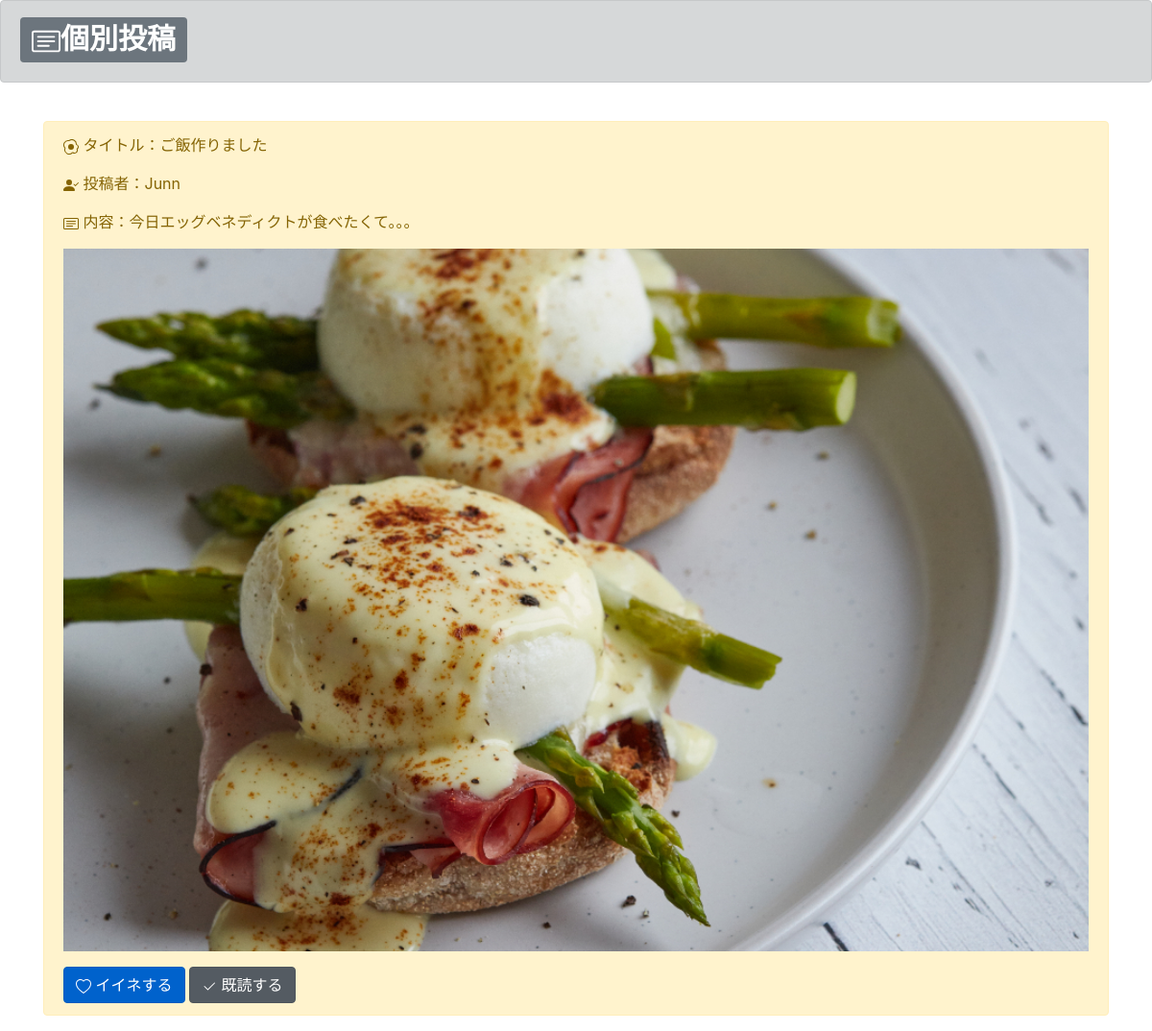
The app's page /detail/2 with its own data.
### boardapp/models.py (models this page shows, shortened)
class BoardModel(models.Model):
    title = models.CharField(max_length=100)
    content = models.TextField()
    author = models.CharField(max_length=100)
    images = models.ImageField(upload_to='')
    like = models.IntegerField(null=True, blank=True, default=0)
    read = models.IntegerField(null=True, blank=True, default=0)
    readtext = models.CharField(max_length=200, null=True, blank=True, default='a')

### boardapp/views.py (the view)
# urls.py: path('detail/<int:pk>', detailfunc, name='detail'),
def detailfunc(request, pk):
    object = BoardModel.objects.get(pk=pk)
    return render(request, 'detail.html',{'object': object})

### templates/detail.html (shortened to what this page needs)
{% extends 'base.html' %}
{% block header %}
    <div class="alert alert-dark" role="alert">
    <h1><span class="badge badge-secondary">個別投稿</span></h1>
    </div>
{% endblock header %}
{% block content %}
　　<div class='container'>
        <div class="alert alert-warning" role="alert">
            <p> タイトル：{{object.title}} </p>
            <p> 投稿者：{{object.author}} </p>
            <p> 内容：{{object.content}} </p>
             <p><img src='{{object.images.url}}'width=100%></p>
            <a href="{% url 'like' object.pk %}" class="btn btn-primary active" role="button" aria-pressed="true"> イイネする</a>
            <a href="{% url 'read' object.pk %}" class="btn btn-secondary active" role="button" aria-pressed="true"><svg class="bi bi-check" width="1em" height="1em" viewBox="0 0 16 16" fill="currentColor" xmlns="http://www.w3.org/2000/svg">
            <path fill-rule="evenodd" d="M13.854 3.646a.5.5 0 010 .708l-7 7a.5.5 0 01-.708 0l-3.5-3.5a.5.5 0 11.708-.708L6.5 10.293l6.646-6.647a.5.5 0 01.708 0z" clip-rule="evenodd"/>
            </svg> 既読する</a>
        </div>
    </div>
{% endblock content %}

### records on screen
BoardModel: title "ご飯作りました", author "Junn", content "今日エッグベネディクトが食べたくて。。。", images (picture)
